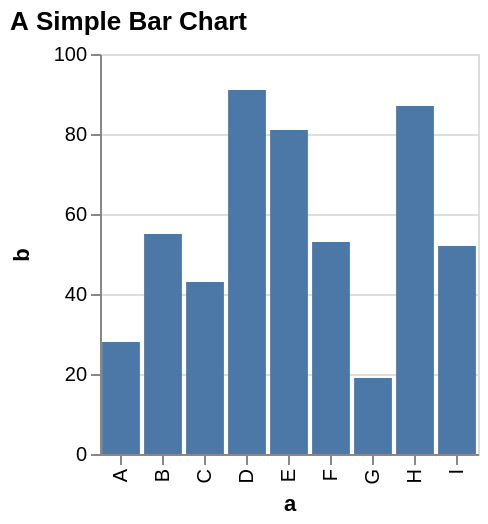

The specification (Vega-Lite) saved for this image:
### Vega specification from a JSON file in a GitHub repository (floating-point values rounded to 4 significant figures)
{"$schema": "https://vega.github.io/schema/vega/v3.json", "description": "A simple bar chart with embedded data.", "autosize": "pad", "padding": 5, "height": 200, "title": {"text": "A Simple Bar Chart", "anchor": "start"}, "style": "cell", "data": [{"name": "source_0", "values": [{"a": "A", "b": 28}, {"a": "B", "b": 55}, {"a": "C", "b": 43}, {"a": "D", "b": 91}, {"a": "E", "b": 81}, {"a": "F", "b": 53}, {"a": "G", "b": 19}, {"a": "H", "b": 87}, {"a": "I", "b": 52}]}, {"name": "data_0", "source": "source_0", "transform": [{"type": "formula", "expr": "toNumber(datum[\"b\"])", "as": "b"}, {"type": "filter", "expr": "datum[\"b\"] !== null && !isNaN(datum[\"b\"])"}]}], "signals": [{"name": "x_step", "value": 21}, {"name": "width", "update": "bandspace(domain('x').length, 0.1, 0.05) * x_step"}], "marks": [{"name": "marks", "type": "rect", "style": ["bar"], "from": {"data": "data_0"}, "encode": {"update": {"fill": {"value": "#4c78a8"}, "x": {"scale": "x", "field": "a"}, "width": {"scale": "x", "band": true}, "y": {"scale": "y", "field": "b"}, "y2": {"scale": "y", "value": 0}}}}], "scales": [{"name": "x", "type": "band", "domain": {"data": "data_0", "field": "a", "sort": true}, "range": {"step": {"signal": "x_step"}}, "paddingInner": 0.1, "paddingOuter": 0.05}, {"name": "y", "type": "linear", "domain": {"data": "data_0", "field": "b"}, "range": [{"signal": "height"}, 0], "nice": true, "zero": true}], "axes": [{"scale": "x", "orient": "bottom", "grid": false, "title": "a", "labelBaseline": "middle", "labelAngle": 270, "labelAlign": "right", "labelOverlap": true, "zindex": 1}, {"scale": "y", "orient": "left", "grid": false, "title": "b", "labelOverlap": true, "tickCount": {"signal": "ceil(height/40)"}, "zindex": 1}, {"scale": "y", "orient": "left", "grid": true, "tickCount": {"signal": "ceil(height/40)"}, "gridScale": "x", "domain": false, "labels": false, "maxExtent": 0, "minExtent": 0, "ticks": false, "zindex": 0}], "config": {"axisY": {"minExtent": 30}}}
